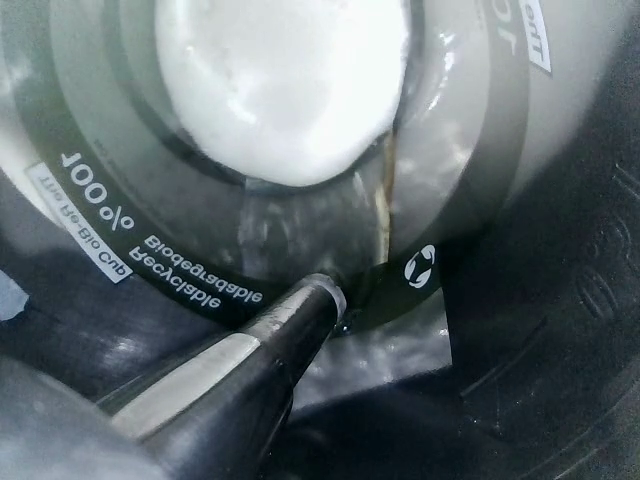
#> input picture frame 27 of raw_video.mov, 640 x 480 px, given in place of 5.mp4, which was not available
$ python kmeans_video.py
#> lines starting #> are read from the running program, lines starting #| are printed output that depends on the picture; after the words box and inside, x2 and y2 are one past the last pixel; in counts of white or black regions, pixels touching at a corner belong together; pictures that were not available may be replaced by others from this repository, and a replacement may not be noted
### kmeans.py
import cv2
import numpy as np
import os
from sklearn.cluster import KMeans
from skimage.feature import local_binary_pattern
import matplotlib.pyplot as plt

# Configura la cartella delle immagini
image_folder = "frames"  # Cambia con il percorso della tua cartella
points = 'points_to_crop.txt'
clusters = 2  # Numero di cluster per K-means

# Ordina i file in ordine alfabetico e permette di scegliere un frame iniziale
image_files = sorted([f for f in os.listdir(image_folder) if f.lower().endswith(('.png', '.jpg', '.jpeg'))])
image_index = 290  # Modifica questo valore per partire da un frame specifico

# [65 lines left out: functions preprocess_and_segment, isolate_foam, not called in this run]

# Funzione per segmentare l'immagine con K-means
def segment_image(image, k):
    pixels = image.reshape((-1, 3)).astype(np.float32)
    criteria = (cv2.TERM_CRITERIA_EPS + cv2.TERM_CRITERIA_MAX_ITER, 10, 0.8)
    _, labels, centers = cv2.kmeans(pixels, k, None, criteria, 18, cv2.KMEANS_RANDOM_CENTERS)
    centers = np.uint8(centers)
    segmented = centers[labels.flatten()].reshape(image.shape)
    return segmented, labels.reshape(image.shape[:2]), centers


# [40 lines left out: function find_most_bordering_contour, not called in this run]

def find_largest_cluster_contours(segmented, color):
    """Trova il contorno più grande per il cluster con la label specificata."""
    mask = cv2.inRange(segmented, color, color)
    contours, _ = cv2.findContours(mask, cv2.RETR_EXTERNAL, cv2.CHAIN_APPROX_SIMPLE)

    if not contours:  # Se non ci sono contorni, restituisci una lista vuota
        return []

    # Ordina i contorni per area e prendi il più grande
    contours = sorted(contours, key=cv2.contourArea, reverse=True)

    return contours[:1]  # Tieni solo il contorno più grande


# Calcola l'area del contorno più grande
def calculate_contour_area(contour, scale_x, scale_y):
    if contour is not None and len(contour) > 0:
        scaled_contour = np.array([[(p[0] * scale_x, p[1] * scale_y)] for p in contour], dtype=np.float32)
        area = cv2.contourArea(scaled_contour)  # Area in pixel
        return area
    return 0

# [84 lines left out: functions remove_region, merge_contours_outer, show_image, not called in this run]

# [5 lines that do not run on import are left out]


# AREA DOVE FARE IL CAMBIO DI METODO
# ~158326.08 pixel^2
# Ma occhio che l'altro metodo considera anche l'area della pipe. Per capirci tipo dal frame 290

### kmeans_video.py
import cv2
import numpy as np
import os
from kmeans import segment_image, isolate_foam, remove_region, calculate_contour_area, find_largest_cluster_contours, find_most_bordering_contour, merge_contours_outer

# [78 lines of commented-out code are left out]
video_path = "videos/5.mp4"  # Cambia con il percorso del tuo video
clusters = 2  # Numero di cluster per K-means

# Funzione per elaborare il video
def process_video():
    cap = cv2.VideoCapture(video_path)  # Carica il video
    frame_idx = 0  # Indice del frame

    while cap.isOpened():
        ret, frame = cap.read()  # Leggi il frame corrente
#> frame is the input picture: shape (480, 640, 3); mean B, G, R 108.7, 104.8, 94.1
        if not ret:
            break  # Esci se non ci sono più frame

        original_image = cv2.cvtColor(frame, cv2.COLOR_BGR2RGB)  # Converti a RGB
        original_height, original_width = original_image.shape[:2]
#> original_height = 480; original_width = 640
        #(center_x, center_y), radius = compute_parameters(frame_idx)  # Calcola il centro e il raggio
        #original_image = remove_region(original_image, "points_to_crop.txt")  # Applica la maschera poligonale

        # Applica la maschera circolare
        #masked_image = apply_circular_mask(original_image, (center_x, center_y), radius)

        # Filtraggio e miglioramento dell'immagine
        blurred_image = cv2.medianBlur(cv2.GaussianBlur(original_image, (5, 5), 0), 5)
        blurred_image = cv2.convertScaleAbs(blurred_image, alpha=1.8, beta=1.0) # Aumenta il contrasto
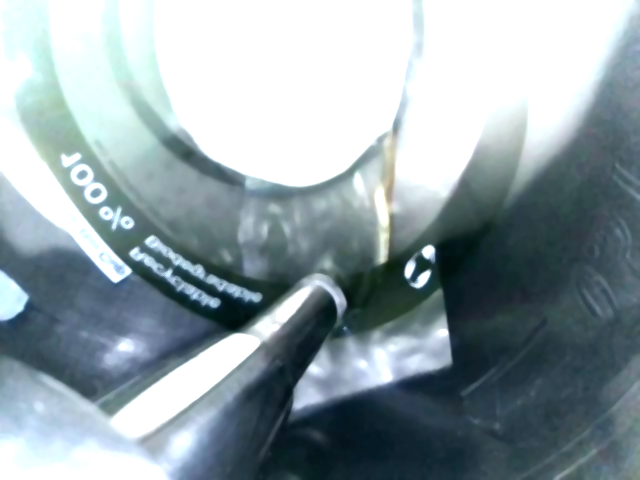
#> blurred_image: shape (480, 640, 3); mean R, G, B 145.6, 160.5, 166.1

        #foam_image = isolate_foam(blurred_image)  # Isola la schiuma

        resized_dim = (400, 400)
        resized_image = cv2.resize(original_image, resized_dim)
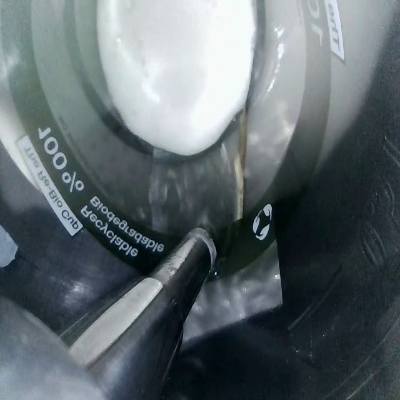
#> resized_image: shape (400, 400, 3); mean R, G, B 94, 104.7, 108.6
        segmented_image, labels, centers = segment_image(resized_image, clusters)
#> in segment_image, `_, labels, centers = cv2.kmeans(pixels, k, None, criteria, 18, cv2.KME..`: centers = [[44.17, 55.35, 60.06], [169.9, 179.9, 182.7]]
#> in segment_image, `centers = np.uint8(centers)`: centers = [[44, 55, 60], [169, 179, 182]]
#> in segment_image, `segmented = centers[labels.flatten()].reshape(image.shape)`:
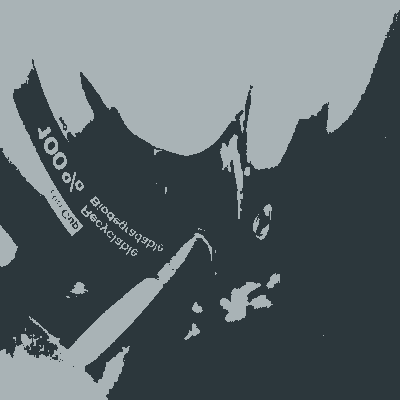
#> segmented: shape (400, 400, 3); mean R, G, B 93.5, 104.1, 108.3
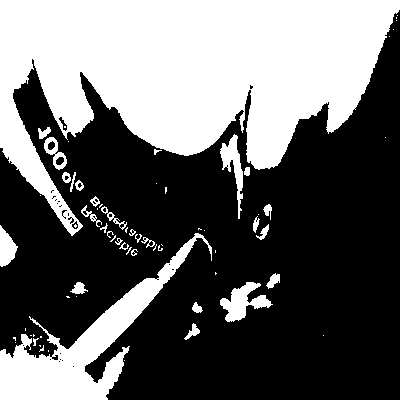
#> labels: shape (400, 400) int32; values 0 (black) and 1 (white), 39.6% white; 69 white regions (39 under 20 px), largest, box (x1, y1, x2, y2) and area: (0, 0, 400, 236) 50631, (0, 233, 212, 400) 8661, (220, 282, 273, 322) 969
#> centers = [[44, 55, 60], [169, 179, 182]]

        centers = sorted(centers, key=lambda x: x[0], reverse=True)
#> centers = [[169, 179, 182], [44, 55, 60]]


        contours_white = find_largest_cluster_contours(segmented_image, centers[0])
#> in find_largest_cluster_contours, `mask = cv2.inRange(segmented, color, color)`: mask: shape (400, 400); 39.6% white; 69 white regions (39 under 20 px)
#> in find_largest_cluster_contours, `contours, _ = cv2.findContours(mask, cv2.RETR_EXTERNAL, cv2.CHAIN_APPR..`: contours = 67 contours, 45 with area under 20; largest, box (x1, y1, x2, y2) and area: (0, 0, 400, 236) 49941, (0, 233, 212, 400) 8258, (220, 282, 273, 322) 874, (220, 134, 243, 219) 604, (0, 225, 18, 267) 420
#> contours_white = 1 contour; box (x1, y1, x2, y2) and area: (0, 0, 400, 236) 49941

        if (clusters>2):
            contours_grey = find_most_bordering_contour(segmented_image, centers[1], contours_white)


            # fondi i due contorni
            contours = merge_contours_outer(segmented_image.shape, contours_white[0], contours_grey)
        else:
            contours = contours_white[0]
#> contours = contour of 675 points, box (x1, y1, x2, y2) (0, 0, 400, 236), area 49941

        scale_x = original_width / resized_dim[0]
#> scale_x = 1.6
        scale_y = original_height / resized_dim[1]
#> scale_y = 1.2

        # print(contours.__len__())

        for contour in contours:
            resized_contour = np.array([[(int(p[0] * scale_x), int(p[1] * scale_y))] for p in contour])
            cv2.drawContours(segmented_image, [contour], -1, (0, 255, 0), 2)
            cv2.drawContours(original_image, [resized_contour], -1, (0, 255, 0), 2)  # Disegna anche sull'originale

            # Calcola e stampa l'area
            area = calculate_contour_area(contour, scale_x, scale_y)
            #print(f"Frame {image_index}: Area del contorno = {area:.2f} pixel^2")

            # (Opzionale) Mostra l'area sull'immagine
            text_position = (10, 30)  # Posizione del testo
            cv2.putText(original_image, f"Area: {area:.2f}", text_position,
                        cv2.FONT_HERSHEY_SIMPLEX, 1, (255, 0, 0), 2)
#> this loop made 675 passes
#> (contour, resized_contour, scaled_contour in calculate_contour_area) on passes 2 to 4: ([[0, 147]], [[0, 176]], [[0, 176.4]]), ([[2, 147]], [[3, 176]], [[3.2, 176.4]]), ([[3, 148]], [[4, 177]], [[4.8, 177.6]])
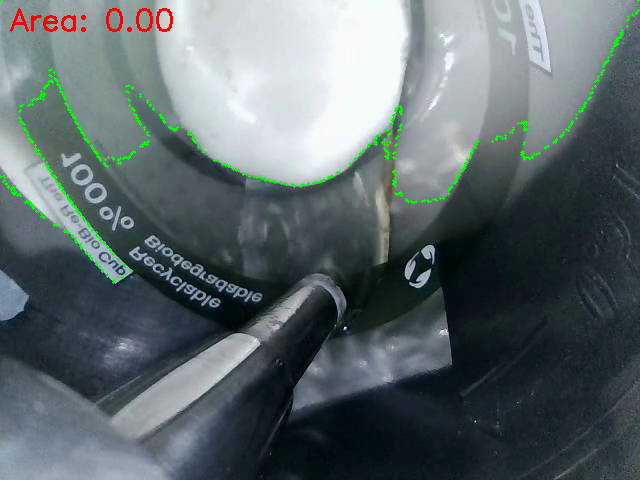
#> original_image: shape (480, 640, 3); mean R, G, B 93.4, 105.3, 107
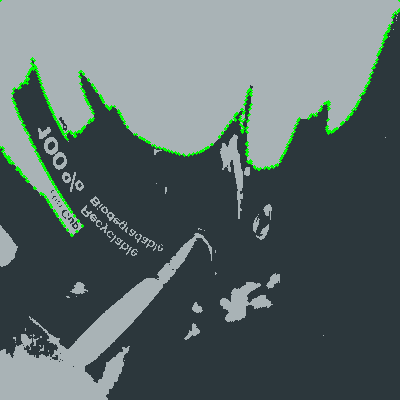
#> segmented_image: shape (400, 400, 3); 1.48% of pixels changed, all inside (x1, y1, x2, y2) = (0, 0, 400, 237)

        resized_original = cv2.resize(original_image, resized_dim)
        combined_image = np.vstack((resized_original, segmented_image))
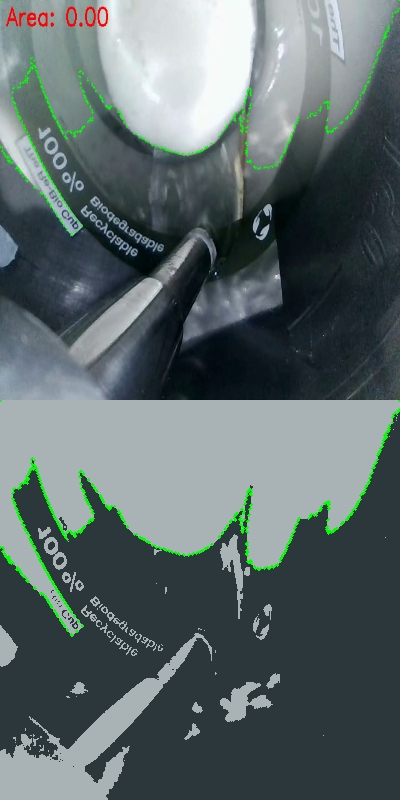
#> combined_image: shape (800, 400, 3); mean R, G, B 92.5, 105.5, 106.6
        cv2.imshow("Video Segmentation (Press 'Esc' to exit)", cv2.cvtColor(combined_image, cv2.COLOR_RGB2BGR))

        # Incrementa l'indice del frame
        frame_idx += 1

        # Interrompi con il tasto 'Esc'
        key = cv2.waitKey(1) & 0xFF
#> (key Esc is pressed here)
        if key == 27:  # Esci premendo 'Esc'
            break

    cap.release()  # Rilascia il video
    cv2.destroyAllWindows()  # Chiudi tutte le finestre di visualizzazione

# Esegui il programma
if __name__ == "__main__":
    process_video()

$ run again, starting later in the video
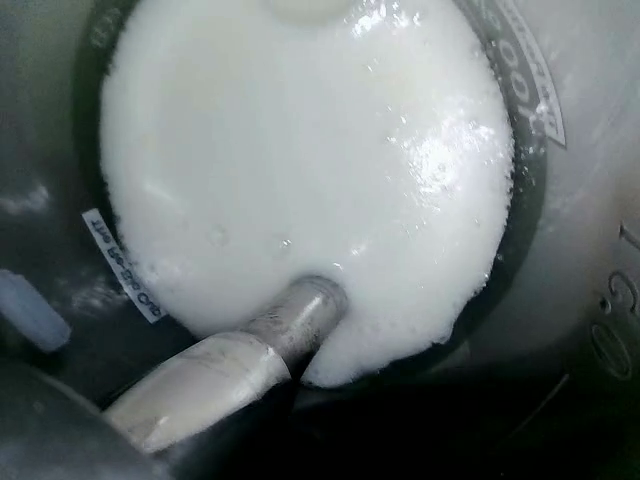
#> input picture frame 122 of raw_video.mov, 640 x 480 px, given in place of 5.mp4, which was not available
#> in process_video, frame is the input picture: shape (480, 640, 3); mean B, G, R 111.9, 111.9, 104.3
#> in segment_image, `_, labels, centers = cv2.kmeans(pixels, k, None, criteria, 18, cv2.KME..`: centers = [[32.36, 40.67, 39.68], [166.3, 173.3, 174.3]]
#> in segment_image, `centers = np.uint8(centers)`: centers = [[32, 40, 39], [166, 173, 174]]
#> in process_video, `segmented_image, labels, centers = segment_image(resized_image, cluste..`:
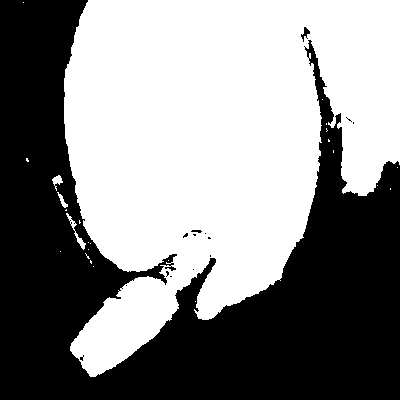
#> labels: shape (400, 400) int32; values 0 (black) and 1 (white), 53.6% white; 15 black regions (12 under 20 px), largest, box (x1, y1, x2, y2) and area: (0, 0, 400, 400) 74023, (301, 27, 310, 42) 56, (191, 230, 202, 233) 23
#> in process_video, `centers = sorted(centers, key=lambda x: x[0], reverse=True)`: centers = [[166, 173, 174], [32, 40, 39]]
#> mask: shape (400, 400); 53.6% white; 15 black regions (12 under 20 px)
#> in find_largest_cluster_contours, `contours, _ = cv2.findContours(mask, cv2.RETR_EXTERNAL, cv2.CHAIN_APPR..`: contours = 25 contours, 21 with area under 20; largest, box (x1, y1, x2, y2) and area: (64, 0, 400, 377) 84700, (66, 213, 86, 250) 95, (52, 175, 63, 191) 58, (57, 192, 68, 208) 42
#> contours_white = 1 contour; box (x1, y1, x2, y2) and area: (64, 0, 400, 377) 84700
#> in process_video, `contours = contours_white[0]`: contours = contour of 832 points, box (x1, y1, x2, y2) (64, 0, 400, 377), area 84700
#> the loop in process_video, `for contour in contours:` made 832 passes
#> (contour, resized_contour, scaled_contour in calculate_contour_area) on passes 1 to 3: ([[88, 0]], [[140, 0]], [[140.8, 0]]), ([[88, 1]], [[140, 1]], [[140.8, 1.2]]), ([[86, 3]], [[137, 3]], [[137.6, 3.6]])
#> in process_video, `combined_image = np.vstack((resized_original, segmented_image))`:
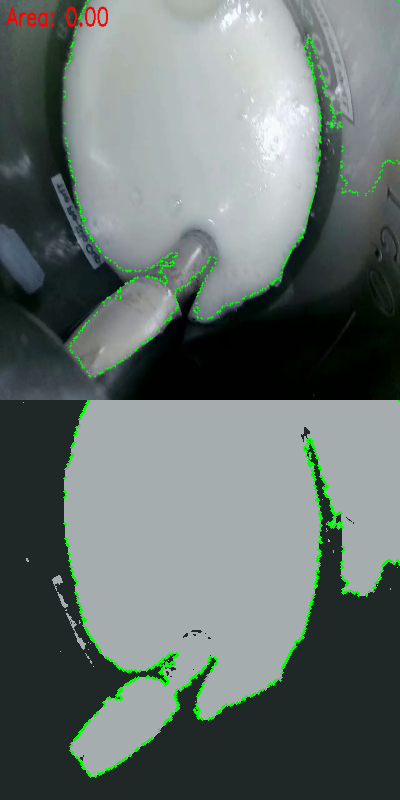
#> combined_image: shape (800, 400, 3); mean R, G, B 102.6, 113.3, 109.6

$ run again, starting later in the video
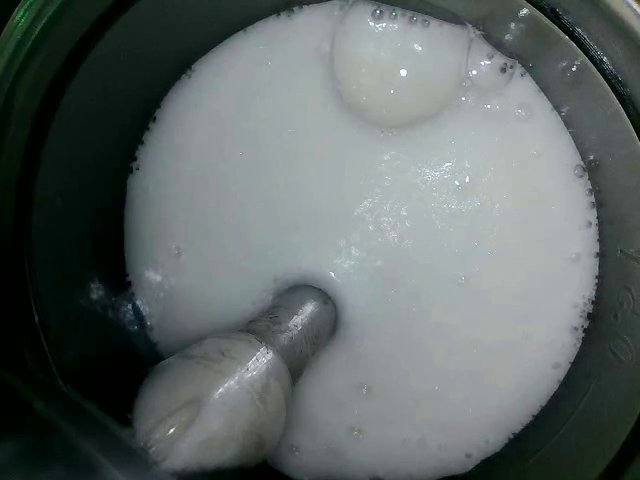
#> input picture frame 218 of raw_video.mov, 640 x 480 px, given in place of 5.mp4, which was not available
#> in process_video, frame is the input picture: shape (480, 640, 3); mean B, G, R 101.6, 103, 94.7
#> in segment_image, `_, labels, centers = cv2.kmeans(pixels, k, None, criteria, 18, cv2.KME..`: centers = [[28.32, 37.7, 33.97], [147.1, 154.5, 155]]
#> in segment_image, `centers = np.uint8(centers)`: centers = [[28, 37, 33], [147, 154, 154]]
#> in process_video, `segmented_image, labels, centers = segment_image(resized_image, cluste..`:
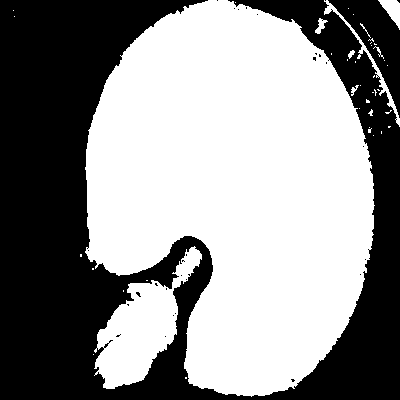
#> labels: shape (400, 400) int32; values 0 (black) and 1 (white), 55.9% white; 30 black regions (28 under 20 px), largest, box (x1, y1, x2, y2) and area: (0, 0, 400, 400) 67370, (328, 0, 400, 118) 3130
#> in process_video, `centers = sorted(centers, key=lambda x: x[0], reverse=True)`: centers = [[147, 154, 154], [28, 37, 33]]
#> mask: shape (400, 400); 55.9% white; 30 black regions (28 under 20 px)
#> in find_largest_cluster_contours, `contours, _ = cv2.findContours(mask, cv2.RETR_EXTERNAL, cv2.CHAIN_APPR..`: contours = 43 contours, 36 with area under 20; largest, box (x1, y1, x2, y2) and area: (85, 0, 375, 397) 81102, (94, 246, 202, 389) 6276, (324, 0, 400, 127) 446, (378, 0, 400, 30) 286, (315, 18, 328, 34) 72, (348, 50, 355, 59) 24, (351, 85, 359, 96) 21
#> contours_white = 1 contour; box (x1, y1, x2, y2) and area: (85, 0, 375, 397) 81102
#> in process_video, `contours = contours_white[0]`: contours = contour of 702 points, box (x1, y1, x2, y2) (85, 0, 375, 397), area 81102
#> the loop in process_video, `for contour in contours:` made 702 passes
#> (contour, resized_contour, scaled_contour in calculate_contour_area) on passes 1 to 3: ([[208, 0]], [[332, 0]], [[332.8, 0]]), ([[207, 1]], [[331, 1]], [[331.2, 1.2]]), ([[205, 1]], [[328, 1]], [[328, 1.2]])
#> in process_video, `combined_image = np.vstack((resized_original, segmented_image))`:
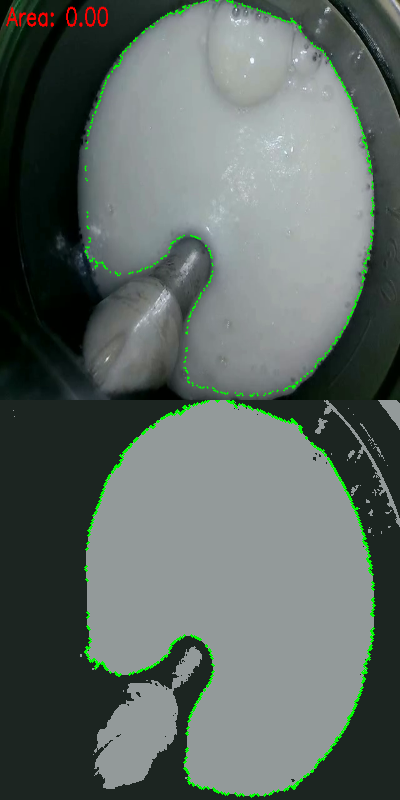
#> combined_image: shape (800, 400, 3); mean R, G, B 93.7, 104.4, 99.7
